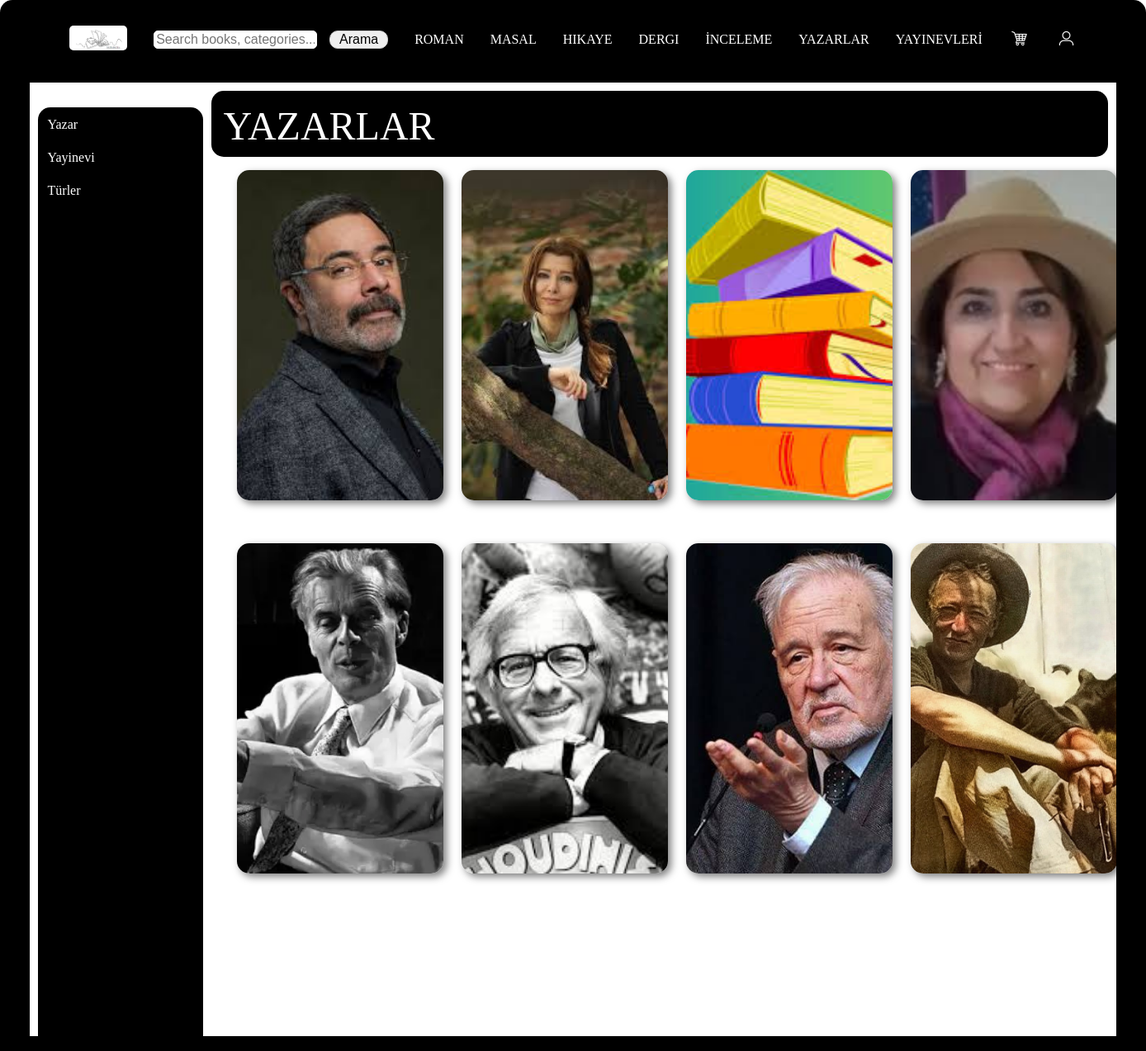
The page /store/authors/ on the database its author committed.
### store/models.py (models this page shows, shortened)
class ImageOfWebSite(models.Model):
    name = models.CharField(max_length=64)
    photo = models.ImageField(upload_to='website_photos/')

class Category(models.Model):
    name = models.CharField(max_length=64)

class Author(models.Model):
    name = models.CharField(max_length=64)
    information = models.CharField(max_length=6000)
    photo = models.ImageField(upload_to='author_photos/')

### store/views.py (the view)
# urls.py: path('authors/', views.authors_page, name = 'authors_page'),
def authors_page(request):
    authors = Author.objects.all()
    categories = Category.objects.all()
    home_page_photo = ImageOfWebSite.objects.get(name = 'home-page-photo')
    user_icon = ImageOfWebSite.objects.get(name = 'user-icon')
    navigation = ImageOfWebSite.objects.get(name = 'navigation-bar-icon')
    cart = ImageOfWebSite.objects.get(name = 'cart-photo')
    logo = ImageOfWebSite.objects.get(name = 'web-site-logo')
    authors = Author.objects.all()
    publishing_houses = PublishingHouse.objects.all()
    genres = Genre.objects.all()
    return render(request, "store/authors.html", {
        'authors' : authors,
        'logo' : logo,
        'home_page_photo' : home_page_photo,
        'user_icon' : user_icon,
        'navigation' : navigation,
        'cart' : cart,
        'authors' : authors,
        'publishing_houses' : publishing_houses,
        'genres' : genres,
        'categories' : categories,
    })

### store/templates/store/authors.html (shortened to what this page needs)
{% load static %}
<!DOCTYPE html>
<html>
    <head>
        <link rel="stylesheet" href="{% static 'store/yayinevleri_style.css' %}">
    </head>
        <div class="grid-container">
            <div class="grid-item-1">.</div>
            <div  class="grid-item-2">
                <table  align="center" cellspacing="30">
                    <tr>
                        <td >
                            <a href="{% url 'home' %}">
                                <img id="main-category" src="{{ logo.photo.url }}" height="30" width="70" style="border-radius: 5px;">
                            </a>
                        </td>
                        <td >
                            <form method="get" action="{% url 'search' %}">
                                <div style="display: grid; grid-template-areas: 'rounded-input button'; grid-template-columns: 3fr 1fr; ">
                                    <input type="text" name="word" class="rounded-input" style="grid-area: rounded-input;" placeholder="Search books, categories...">
                                    <button class="button" type="submit" style="grid-area: button; ">Arama</button>
                                </div>
                            </form>
                        </td>
                        {% for category in categories %}
                            <td><a href="{% url 'category_page' category.name %}">{{ category.name|upper }}</a></td>
                        {% endfor %}
                        <td><a href="{% url 'authors_page' %}">YAZARLAR</a></td>
                        <td><a href="{% url 'publishing_houses_page' %}">YAYINEVLERİ</a></td>
                        <td >
                            <a href="{% url 'cart_page' %}">
                                <img src="{{ cart.photo.url }}" width="25" height="25">
                            </a>
                        </td>
                        <td >
                            <a href="{% url 'user' %}">
                                <img src="{{ user_icon.photo.url }}" width="25" height="25">
                            </a>
                        </td>
                    </tr>
                </table>
            </div>
            <div class="grid-item-3">
                <table>
                    <tr>
                        <td onclick="toggleRows('yazar')"><a href="{% url 'authors_page' %}">Yazar</a></td>
                    </tr>
                    <tr>
                        <td onclick="toggleRows('yayinevi')"><a href="{% url 'publishing_houses_page' %}">Yayinevi</a></td>
                    </tr>
                    <tr>
                        <td onclick="toggleRows('turler')">Türler</td>
                    </tr>
                </table>
            </div>
            <div class="grid-item-4">YAZARLAR</div>
            <div class="grid-item-5">
                <table style=
                    "width: auto;
                    border-spacing: 20px;
                    text-align: center; /* İçerik ortalansın */
                    padding: 10px; ">
                    <tr>
                        {% for author in authors %}
                            <td style="text-align: center;">
                                <a href="{% url 'author_page' author.name %}"><img src="{{ author.photo.url }}" alt="{{ author.name }} " style=
                                "width: 250px;
                                height: 400px;
                                border-radius: 15px;"></a>
                            </td>
                        {% endfor %}
                    </tr>
                </table>
            </div>
            <div class="grid-item-6">.</div>
            <div class="grid-item-7">.</div>
        </div>
    </body>
</html>

### store/static/store/yayinevleri_style.css (style rules this page uses)
html, body { margin: 0; padding: 0; box-sizing: border-box; width: 100%; height: 100%; }
.grid-container { display: grid; grid-template-columns: 1fr 5fr 10fr 10fr 10fr 1fr; grid-template-rows: 100px 75px 10fr 10fr 10fr 10fr 10fr 10fr 1fr; column-gap: 10px; grid-template-areas: "header header header header header header" "l-line category yayinevleri-title yayinevleri-title yayinevleri-title r-line" "l-line category yayinevleri yayinevleri yayinevleri r-line" "l-line category yayinevleri yayinevleri yayinevleri r-line" "l-line category yayinevleri yayinevleri yayinevleri r-line" "l-line category yayinevleri yayinevleri yayinevleri r-line" "l-line category yayinevleri yayinevleri yayinevleri r-line" "l-line category yayinevleri yayinevleri yayinevleri r-line" "u-line u-line u-line u-line u-line u-line" ; }
.grid-item-1 { grid-area: l-line; background-color: black; }
.grid-item-2 { grid-area: header; background-color: black; border-radius: 15px 15px 0 0; }
.grid-item-2 input[type="text"] { width: 90%; border-radius: 5px; border: 1px solid white; color: black; }
.rounded-input { font-size: 16px; border-radius: 15px; border: 1px solid #ccc; background-image: url('https://cdn-icons-png.flaticon.com/512/54/54481.png'); background-size: 20px 20px; background-repeat: no-repeat; background-position: 10px center; }
.grid-item-2 .button { font-size: 16px; border-radius: 10px; border: 1px solid #ccc; }
.grid-item-2 a { color:white; text-decoration: none; }
.grid-item-3 { grid-area: category; background-color: black; color: white; margin-top: 30px; border-radius: 15px 15px 0 0; display: grid; place-items: start; min-width: 200px; min-height: 300px; }
.grid-item-3 td { text-align: left; cursor: pointer; padding: 10px; }
.grid-item-3 table { width: 100%; }
.grid-item-3 a { color: white; text-decoration: none; }
.grid-item-4 { grid-area: yayinevleri-title; padding: 15px; margin-top: 10px; font-size: 48px; background-color: black; color: white; border-radius: 15px; min-width: 100px; min-height: 50px; overflow: hidden; }
.grid-item-5 { grid-area: yayinevleri; display: grid; justify-items: center; align-items: start; border-radius: 15px; }
.grid-item-5 table { width: 100%; border-spacing: 20px; }
.grid-item-5 td { width: 250px; height: auto; }
.grid-item-5 img { box-shadow: 4px 4px 10px rgba(0, 0, 0, 0.5); margin-bottom: 10px; border-radius: 15px; width: 255px; height: 400px; object-fit: cover; display: block; }
.grid-item-5 a { color: black; text-decoration: none; text-align: center; }
.grid-item-6 { grid-area: r-line; background-color: black; }
.grid-item-7 { grid-area: u-line; background-color: black; }

### rows shown on the page
ImageOfWebSite: photo (picture)
Category: name "ROMAN"
Category: name "MASAL"
Category: name "HIKAYE"
Category: name "DERGI"
Category: name "İNCELEME"
ImageOfWebSite: photo (picture)
ImageOfWebSite: photo (picture)
Author: photo (picture)
Author: photo (picture)
Author: photo (picture)
Author: photo (picture)
Author: photo (picture)
Author: photo (picture)
Author: photo (picture)
Author: photo (picture)
